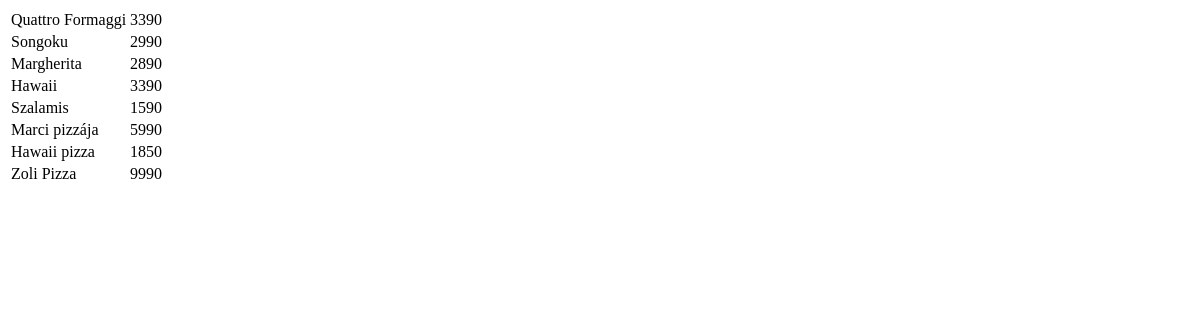
Page /tpizza/ on the earlier database version.
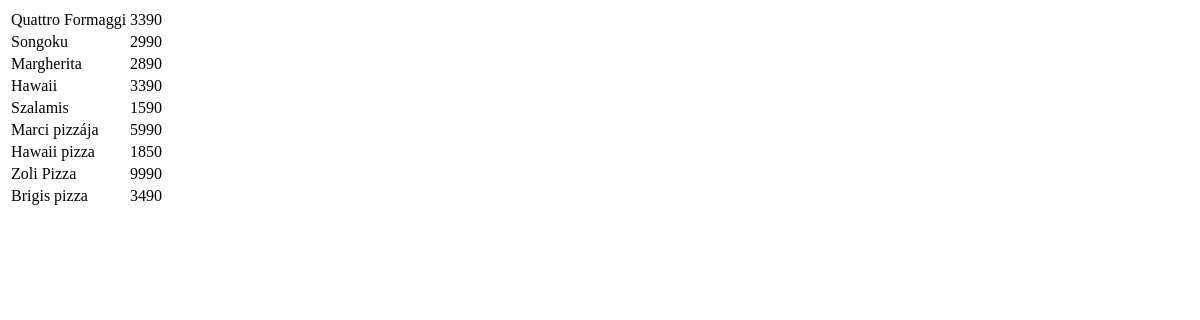
Same page on the later database version.
### api/models.py (models this page shows, shortened)
class Pizza(models.Model):
    name = models.CharField(max_length=255)
    price = models.IntegerField(default=2000)

### pizza/views.py (the view)
# urls.py: path('tpizza/', templatePizza)
def templatePizza(request):
    pizzas = []
    for pizza in Pizza.objects.all():
        pizzas.append({"name":pizza.name, "price":pizza.price})
    return render(request, "pizza.html",{"pizzas":pizzas})

### templates/pizza.html (shortened to what this page needs)
<!DOCTYPE html>
<html lang="en">
<head>
</head>
<body>
<table>
    {% for pizza in pizzas %}
<tr>
<td>{{pizza.name}}</td>
<td>{{pizza.price}}</td>
</tr>
{% endfor %}
</table>
</body>
</html>

Differences in the rows shown:
added Pizza: name "Brigis pizza"
Other differences:
new list line: "3490"
